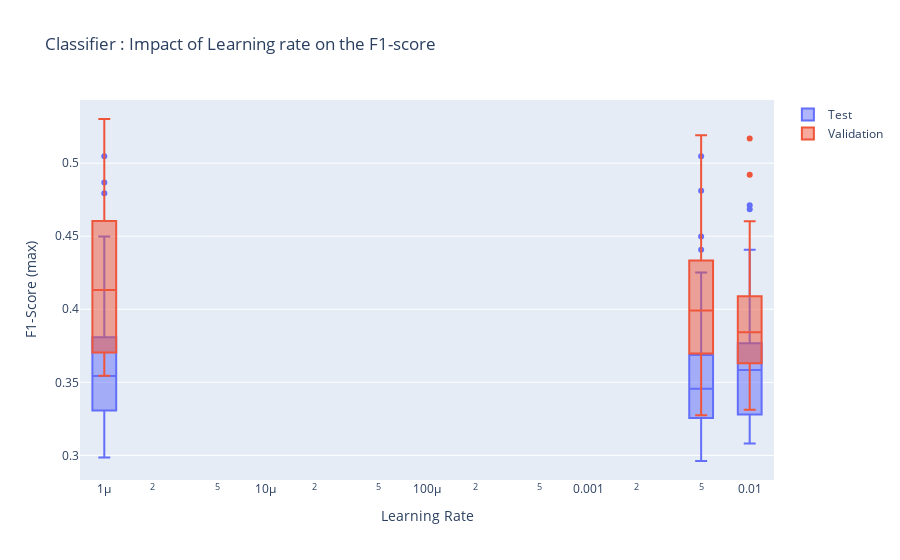

This figure's notebook cell:
### Markdown cell above
### Learning rate

### Code cell
fig = go.Figure(layout = {
   "xaxis":{
       "domain" : [0,1],
       "type" : "log",
        "categoryorder" : "median ascending",
       "title" : "Learning Rate"
    },
   "yaxis":{"title" : "F1-Score (max)"},
   "title" : {"text" : "Classifier : Impact of Learning rate on the F1-score"},
})
fig.add_trace( go.Box(
                x = results["model_train_classifier_learning_rate"], 
                y = results["test_f1_max"],
                xaxis='x',
                name = "Test"
))
fig.add_trace( go.Box(
                x = results["model_train_classifier_learning_rate"], 
                y = results["valid_f1_max"],
                xaxis='x',
                name = "Validation"
))

# fig.add_trace( go.Box(
#                 x = results["model_train_classifier_learning_rate"], 
#                 y = results["train_f1_max"],
#                 xaxis='x',
#                 name = "Train"
# ))
fig
